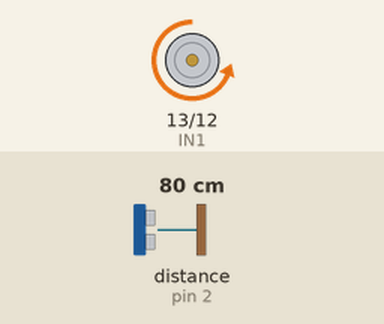
A sketch run on a simulated Arduino Uno, built with avr-gcc and run on an emulated ATmega328P. Parts: motor-driver pin pairs drawn as motors (green arrow = first pin HIGH = forward, orange = second pin HIGH = backward, longer = more drive, scaled by the enable pin). Wiring (inferred from the names in the program): ultrasonic range finder: trigger pin 3; echo pin 2. The test bench sets the inputs (shaded band); at power-on: distance to the obstacle (sensor on pin 2) 80 cm. The echo pulse lasts 58.3 µs per cm.

Above: at 0.1 s.
At 2.7 s:
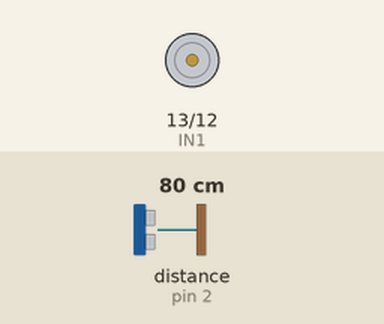
2.8 s: distance to the obstacle (sensor on pin 2) set to 39 cm
4.7 s: distance to the obstacle (sensor on pin 2) set to 35 cm
At 5.7 s:
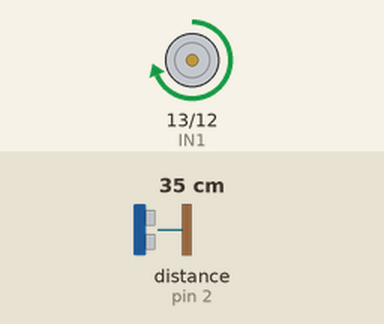
Timing chart, 0 to 8.2 s (numbered marks = the images above; inputs shaded):
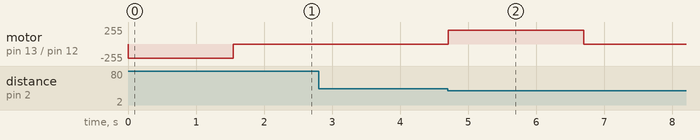

Measured:
- the behaviour switches between 36 and 35 cm on distance to the obstacle (sensor on pin 2) (found by bisection; images 1 and 2)
- after the input at 2.8 s, every drawn part: stays the same
- after the input at 4.7 s, motor on pin 13 (IN1) / pin 12 (IN2): stopped → forward 210/255 at once, → stopped 2.0 s later

The sketch:

Height_adjustment.ino
```cpp
int IN1  = 13;
int IN2 = 12;
int ENA  = 5 ;
int SPEED = 210;
int echoPin = 2;
int trigPin = 3;
long duration;
int distance;
int manheight;
int temp = 0;
int movement   = 0;
int count = 0;


void setup() {
  // put your setup code here, to run once:
  pinMode(IN1 , OUTPUT);
  pinMode(IN2 , OUTPUT);
  pinMode(ENA  , OUTPUT);
  pinMode(trigPin, OUTPUT);
  pinMode(echoPin, INPUT);


  //Serial.begin(9600);
  //Time = (25 * distance)/11.4 ;
  //Serial.print(Time);


  digitalWrite(IN1 , LOW);
  digitalWrite(IN2 , HIGH );


  analogWrite(ENA , SPEED ) ;

  delay(1550);

  digitalWrite(IN1 , LOW) ;
  digitalWrite(IN2 , LOW ) ;


}

void loop() {
  // put your main code here, to run repeatedly:
  //digitalWrite(IN1 , HIGH) ;
  //digitalWrite(IN2 , LOW ) ;
  //analogWrite(ENA , SPEED );
  //delay(5000);
  //digitalWrite(IN1 , LOW) ;
  //digitalWrite(IN2 , HIGH ) ;
  //analogWrite(ENA , SPEED );
  //delay(5000);


  digitalWrite(trigPin, LOW);
  delayMicroseconds(2);
  digitalWrite(trigPin, HIGH);
  delayMicroseconds(10);
  digitalWrite(trigPin, LOW);


  duration = pulseIn(echoPin, HIGH);
  distance = (duration * 0.034 / 2);
  manheight =  distance;

  if (manheight  > 40 and temp == 0) {
    if (count != 10) {
      count = count + 1;
      delay(1000);
    } else {
      digitalWrite(IN1 , HIGH);
      digitalWrite(IN2 , LOW );


      analogWrite(ENA , SPEED ) ;

      delay(1550);

      digitalWrite(IN1 , LOW) ;
      digitalWrite(IN2 , LOW ) ;

      count = 0;

    }
  } else {
    count = 0;
    if (temp == 0 and manheight > 20 and manheight < 35 and movement == 0) {

      // for moving up

      if (manheight <26 and manheight>20) {
        digitalWrite(IN1 , LOW) ;
        digitalWrite(IN2 , HIGH ) ;
        analogWrite(ENA , SPEED );
        delay(((26-manheight) / 4.01) * 1000);
        digitalWrite(IN1 , LOW) ;
        digitalWrite(IN2 , LOW );
        temp = ((26-manheight) / 4.01) * 1000;
        movement = 1;


      } else {
        //for moving down
        if (manheight > 26 and manheight < 35 ) {
          digitalWrite(IN1 , HIGH) ;
          digitalWrite(IN2 , LOW) ;
          analogWrite(ENA , SPEED );
          delay(((manheight - 26) / 4.01) * 1000);
          digitalWrite(IN1 , LOW) ;
          digitalWrite(IN2 , LOW );
          temp = ((manheight - 26) / 4.01) * 1000;
          movement = 2;

        }
      }
    } else {
      if (temp != 0 and manheight>50) {
        if (movement == 1) {
          digitalWrite(IN1 , HIGH) ;
          digitalWrite(IN2 , LOW) ;
          analogWrite(ENA , SPEED );
          delay(temp);
          digitalWrite(IN1 , LOW) ;
          digitalWrite(IN2 , LOW );
          temp = 0;
          count = 0;
          movement = 0;


        } else {
          if (movement == 2) {
            digitalWrite(IN1 , LOW) ;
            digitalWrite(IN2 , HIGH) ;
            analogWrite(ENA , SPEED );
            delay(temp);
            digitalWrite(IN1 , LOW) ;
            digitalWrite(IN2 , LOW );
            temp = 0;
            count = 0;
            movement = 0;
          }

        }

      }
    }
  }
}
```
